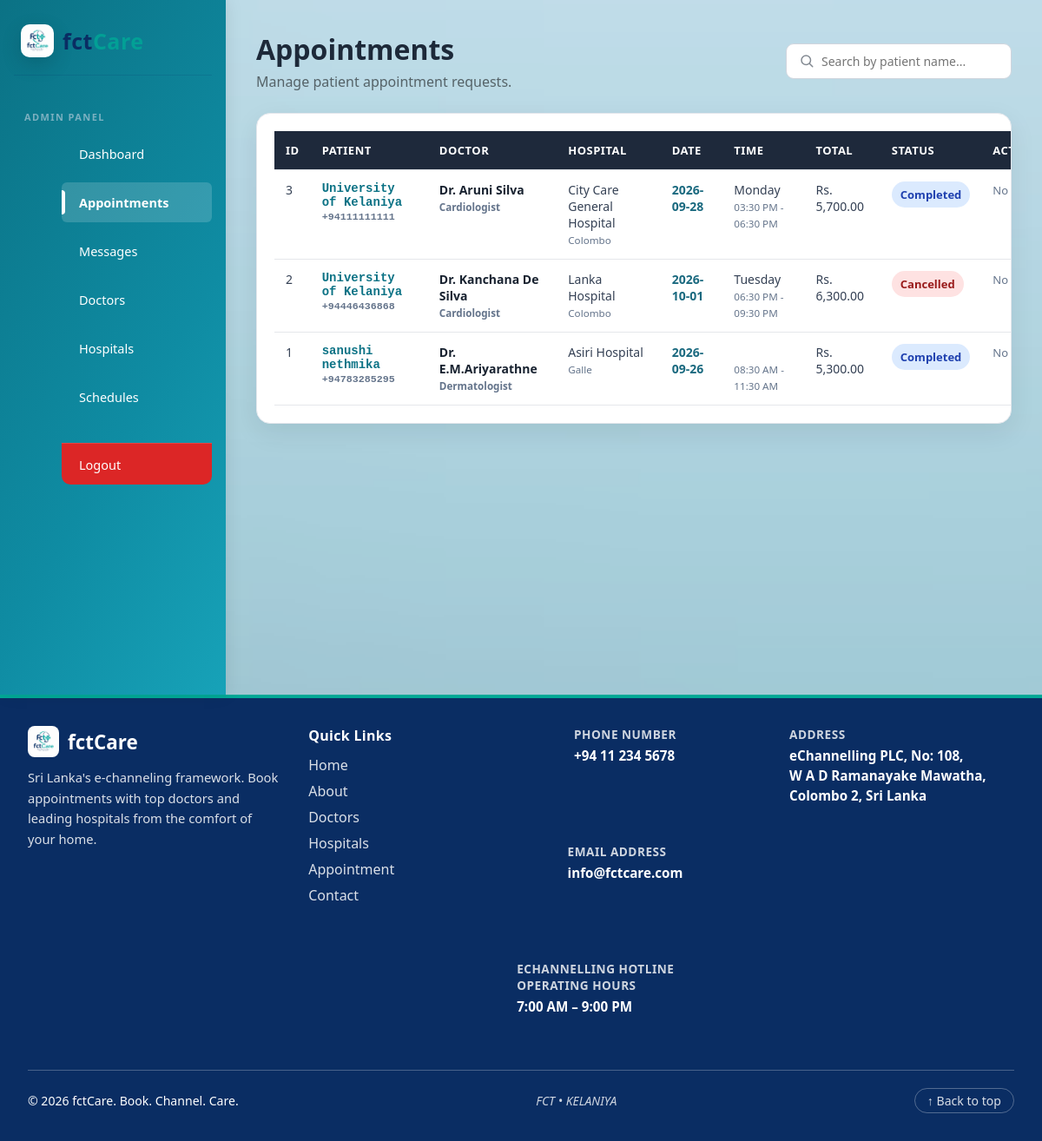
The page /admin/appointments.php (signed in) on the database as committed earlier.
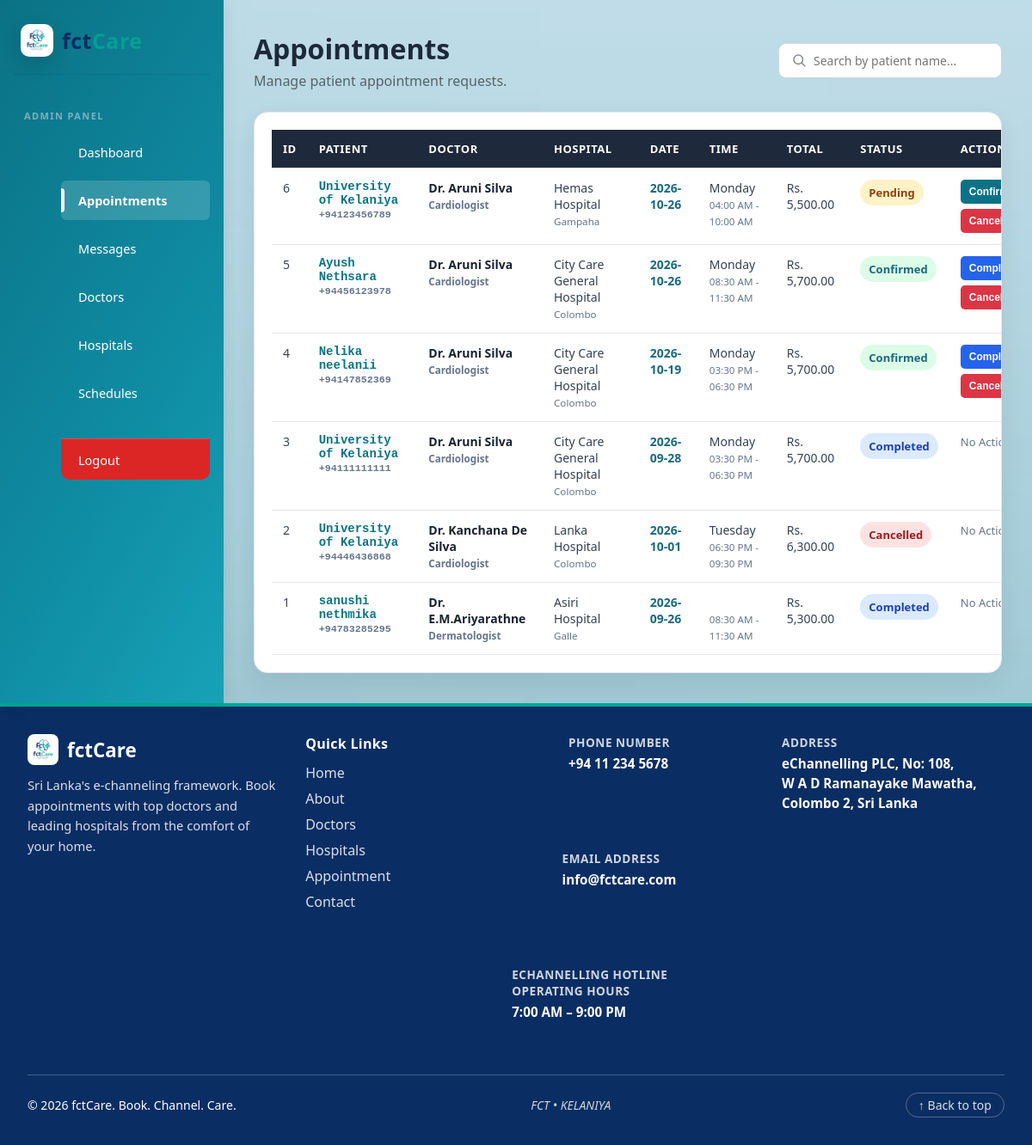
The same page on the database as committed later.
### tables this page shows
CREATE TABLE `appointments` (
  `id` int(11) NOT NULL,
  `patient_name` varchar(150) NOT NULL,
  `patient_nic` varchar(20) NOT NULL,
  `patient_phone` varchar(20) NOT NULL,
  `patient_email` varchar(150) NOT NULL,
  `doctor_id` int(11) NOT NULL,
  `hospital_id` int(11) NOT NULL,
  `schedule_id` int(11) NOT NULL,
  `appointment_date` date NOT NULL,
  `reason` text DEFAULT NULL,
  `doctor_fee` decimal(10,2) NOT NULL,
  `hospital_fee` decimal(10,2) NOT NULL,
  `total_payment` decimal(10,2) NOT NULL,
  `status` enum('Pending','Confirmed','Completed','Cancelled') DEFAULT 'Pending',
  `created_at` timestamp NOT NULL DEFAULT current_timestamp(),
  `patient_id` int(11) DEFAULT NULL
);

CREATE TABLE `doctors` (
  `id` int(11) NOT NULL,
  `doctor_code` varchar(50) NOT NULL,
  `name` varchar(150) NOT NULL,
  `specialty` varchar(100) NOT NULL,
  `fee` decimal(10,2) NOT NULL,
  `created_at` timestamp NOT NULL DEFAULT current_timestamp(),
  `availability` varchar(255) DEFAULT NULL
);

CREATE TABLE `hospitals` (
  `id` int(11) NOT NULL,
  `hospital_code` varchar(50) NOT NULL,
  `name` varchar(150) NOT NULL,
  `district` varchar(50) NOT NULL,
  `telephone` varchar(30) DEFAULT NULL,
  `facilities` text DEFAULT NULL,
  `fee` decimal(10,2) NOT NULL,
  `created_at` timestamp NOT NULL DEFAULT current_timestamp()
);

CREATE TABLE `schedules` (
  `id` int(11) NOT NULL,
  `hospital_id` int(11) NOT NULL,
  `doctor_id` int(11) DEFAULT NULL,
  `day_of_week` varchar(20) DEFAULT NULL,
  `start_time` time DEFAULT NULL,
  `end_time` time DEFAULT NULL,
  `status` enum('Active','Inactive') DEFAULT 'Active'
);

### admin/appointments.php (the view, shortened to what this page needs)
<?php
require_once "../backend/config/db.php";
$sql = "
    SELECT
        a.id,
        a.patient_name,
        a.patient_nic,
        a.patient_phone,
        a.patient_email,
        d.name AS doctor_name,
        d.specialty,
        h.name AS hospital_name,
        h.district,
        s.day_of_week,
        s.start_time,
        s.end_time,
        s.status AS schedule_status,
        a.appointment_date,
        a.reason,
        a.doctor_fee,
        a.hospital_fee,
        a.total_payment,
        a.status,
        a.created_at
    FROM appointments a
    INNER JOIN doctors d
        ON a.doctor_id = d.id
    INNER JOIN hospitals h
        ON a.hospital_id = h.id
    INNER JOIN schedules s
        ON a.schedule_id = s.id
    ORDER BY a.created_at DESC
";
$result = $conn->query($sql);
function formatTime($time)
{
    return date(
        "h:i A",
        strtotime($time)
    );
}
$current = basename($_SERVER["PHP_SELF"]);
?>
<!DOCTYPE html>
<html lang="en">
<head>
    <link
        rel="stylesheet"
        href="admin.css"
    >
</head>
<body style="
    background:
        linear-gradient(rgba(255,255,255,0.35), rgba(255,255,255,0.35)),
        url('../bb.avif') center center / cover no-repeat fixed;
    min-height:100vh;
">
<div class="admin-container">
    <aside class="sidebar">
        <div class="sidebar-brand">
          <img src="logo.jpeg" alt="fctCare Logo" class="logo">
            fct<span>Care</span>
        </div>
        <p class="admin-label">
            Admin Panel
        </p>
        <a href="dashboard.php"    class="<?= $current === 'dashboard.php'    ? 'active' : '' ?>">Dashboard</a>
    <a href="appointments.php" class="<?= $current === 'appointments.php' ? 'active' : '' ?>">Appointments</a>
    <a href="messages.php"     class="<?= $current === 'messages.php'     ? 'active' : '' ?>">Messages</a>
    <a href="doctors.php"      class="<?= $current === 'doctors.php'      ? 'active' : '' ?>">Doctors</a>
    <a href="hospitals.php"    class="<?= $current === 'hospitals.php'    ? 'active' : '' ?>">Hospitals</a>
    <a href="schedules.php"    class="<?= $current === 'schedules.php'    ? 'active' : '' ?>">Schedules</a>
    <a href="logout.php" class="logout">Logout</a>
    </aside>
    <main class="main-content">
    <div class="page-head">
        <div>
            <h1>Appointments</h1>
            <p>Manage patient appointment requests.</p>
        </div>
        <div class="table-search">
            <svg viewBox="0 0 24 24" fill="none" stroke="currentColor" stroke-width="2" stroke-linecap="round" stroke-linejoin="round" aria-hidden="true">
                <circle cx="11" cy="11" r="7"/><path d="M21 21l-4.3-4.3"/>
            </svg>
            <input
                type="text"
                id="patientSearch"
                placeholder="Search by patient name..."
                aria-label="Search by patient name"
                autocomplete="off"
            >
        </div>
    </div>
        <div class="table-container">
            <table>
                <thead>
                    <tr>
                        <th>
                            ID
                        </th>
                        <th>
                            Patient
                        </th>
                        <th>
                            Doctor
                        </th>
                        <th>
                            Hospital
                        </th>
                        <th>
                            Date
                        </th>
                        <th>
                            Time
                        </th>
                        <th>
                            Total
                        </th>
                        <th>
                            Status
                        </th>
                        <th>
                            Action
                        </th>
                    </tr>
                </thead>
                <tbody>
                <?php if (
                    $result &&
                    $result->num_rows > 0
                ): ?>
                    <?php while (
                        $row =
                        $result->fetch_assoc()
                    ): ?>
                        <tr>
                            <td>
                                <?= htmlspecialchars(
                                    $row["id"]
                                ) ?>
                            </td>
                            <td>
                                <strong>
                                    <?= htmlspecialchars(
                                        $row["patient_name"]
                                    ) ?>
                                </strong>
                                <br>
                                <small>
                                    <?= htmlspecialchars(
                                        $row["patient_phone"]
                                    ) ?>
                                </small>
                            </td>
                            <td>
                                <?= htmlspecialchars(
                                    $row["doctor_name"]
                                ) ?>
                                <br>
                                <small>
                                    <?= htmlspecialchars(
                                        $row["specialty"]
                                    ) ?>
                                </small>
                            </td>
                            <td>
                                <?= htmlspecialchars(
                                    $row["hospital_name"]
                                ) ?>
                                <br>
                                <small>
                                    <?= htmlspecialchars(
                                        $row["district"]
                                    ) ?>
                                </small>
                            </td>
                            <td>
                                <?= htmlspecialchars(
                                    $row["appointment_date"]
                                ) ?>
                            </td>
                            <td>
                                <?= htmlspecialchars(
                                    $row["day_of_week"]
                                ) ?>
                                <br>
                                <small>
                                    <?= htmlspecialchars(
                                        formatTime(
                                            $row["start_time"]
                                        )
                                    ) ?>
                                    -
                                    <?= htmlspecialchars(
                                        formatTime(
                                            $row["end_time"]
                                        )
                                    ) ?>
                                </small>
                            </td>
                            <td>
                                Rs.
                                <?= number_format(
                                    $row["total_payment"],
                                    2
                                ) ?>
                            </td>
                            <td>
                                <span
                                    class="status status-<?= strtolower(
                                        htmlspecialchars(
                                            $row["status"]
                                        )
                                    ) ?>"
                                >
                                    <?= htmlspecialchars(
                                        $row["status"]
                                    ) ?>
                                </span>
                            </td>
                            <td>
                                <?php if (
                                    $row["status"] === "Pending"
                                ): ?>
                                    <form
                                        action="update_appointment.php"
                                        method="POST"
                                        class="status-form"
                                    >
                                        <button
                                            type="submit"
                                            name="status"
                                            value="Confirmed"
                                            class="btn-confirm"
                                        >
                                            Confirm
                                        </button>
                                        <button
                                            type="submit"
                                            name="status"
                                            value="Cancelled"
                                            class="btn-cancel"
                                        >
                                            Cancel
                                        </button>
                                    </form>
                                <?php elseif (
                                    $row["status"] === "Confirmed"
                                ): ?>
                                    <form
                                        action="update_appointment.php"
                                        method="POST"
                                        class="status-form"
                                    >
                                        <button
                                            type="submit"
                                            name="status"
                                            value="Completed"
                                            class="btn-complete"
                                        >
                                            Complete
                                        </button>
                                        <button
                                            type="submit"
                                            name="status"
                                            value="Cancelled"
                                            class="btn-cancel"
                                        >
                                            Cancel
                                        </button>
                                    </form>
                                <?php else: ?>
                                    <span class="no-action">
                                        No Action
                                    </span>
                                <?php endif; ?>
                            </td>
                        </tr>
                    <?php endwhile; ?>
                <?php endif; ?>
                </tbody>
            </table>
        </div>
    </main>
</div>
<footer class="footer">
        <div class="footer-top">
            <div class="footer-brand">
                <a href="index.php" class="footer-logo">
                    <img src="../logo.jpeg" alt="fctCare Logo">
                    <span>fctCare</span>
                </a>
                <p>Sri Lanka's e-channeling framework. Book appointments with top doctors and leading hospitals from the comfort of your home.</p>
            </div>
            <div class="footer-col">
                <h4>Quick Links</h4>
                <ul class="footer-links">
                    <li><a href="../index.php">Home</a></li>
                    <li><a href="../about.php">About</a></li>
                    <li><a href="../doctors.php">Doctors</a></li>
                    <li><a href="../hospitals.php">Hospitals</a></li>
                    <li><a href="../appointment.php">Appointment</a></li>
                    <li><a href="../contact.php">Contact</a></li>
                </ul>
            </div>
            <div class="footer-col footer-contact">
                <div class="contact-item">
                    <h4>Phone Number</h4>
                    <a href="tel:+94112345678">+94 11 234 5678</a>
                </div>
                <div class="contact-item">
                    <h4>Email Address</h4>
                    <a href="mailto:info@fctcare.com">info@fctcare.com</a>
                </div>
                <div class="contact-item">
                    <h4>eChannelling Hotline Operating Hours</h4>
                    <span>7:00 AM – 9:00 PM</span>
                </div>
            </div>
            <div class="footer-col footer-contact">
                <div class="contact-item">
                    <h4>Address</h4>
                    <address style="font-style: normal;">
                        eChannelling PLC, No: 108,<br>
                        W A D Ramanayake Mawatha,<br>
                        Colombo 2, Sri Lanka
                    </address>
                </div>
            </div>
        </div>
        <div class="footer-bottom">
            <p>&copy; 2026 fctCare. Book. Channel. Care.</p>
            <p class="footer_text">FCT • KELANIYA</p>
            <a href="#" class="back-to-top" aria-label="Back to top">↑ Back to top</a>
        </div>
    </footer>
</body>
</html>

Rows that differ between the two databases and show on the page:
added appointments: id "6", patient_name "University of Kelaniya", patient_phone "+94123456789", doctor.name "Dr. Aruni Silva", doctor.specialty "Cardiologist", hospital.name "Hemas Hospital", hospital.district "Gampaha", appointment_date "2026-10-26", schedule.day_of_week "Monday", schedule.start_time "04:00 AM", schedule.end_time "10:00 AM", total_payment "5,500.00", status "Pending"
added appointments: id "5", patient_name "Ayush Nethsara", patient_phone "+94456123978", doctor.name "Dr. Aruni Silva", doctor.specialty "Cardiologist", hospital.name "City Care General Hospital", hospital.district "Colombo", appointment_date "2026-10-26", schedule.day_of_week "Monday", schedule.start_time "08:30 AM", schedule.end_time "11:30 AM", total_payment "5,700.00", status "Confirmed"
added appointments: id "4", patient_name "Nelika neelanii", patient_phone "+94147852369", doctor.name "Dr. Aruni Silva", doctor.specialty "Cardiologist", hospital.name "City Care General Hospital", hospital.district "Colombo", appointment_date "2026-10-19", schedule.day_of_week "Monday", schedule.start_time "03:30 PM", schedule.end_time "06:30 PM", total_payment "5,700.00", status "Confirmed"
